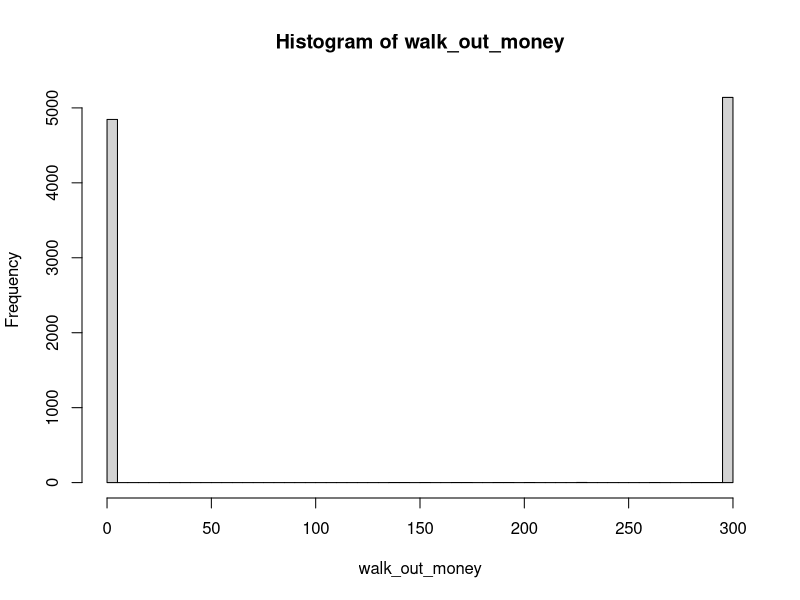
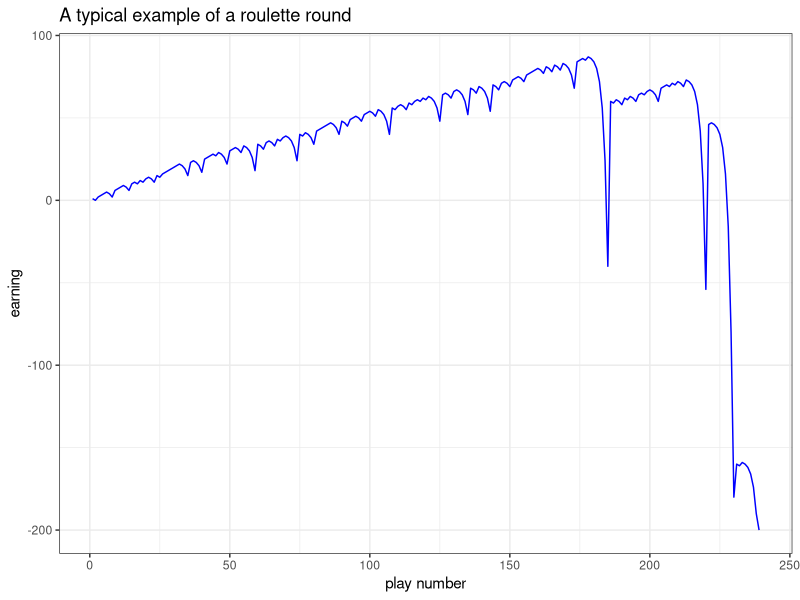

Write R code to recreate these figures, in order. (Note: a time limit stopped this script after it produced the figures.)
## ---- chunk 1
knitr::opts_chunk$set(echo=TRUE, warning=FALSE, message=FALSE, cache=TRUE)
## ---- chunk 2
library(tidyverse)
## ---- chunk 3
#' A single play of the Martingale strategy
#'
#' Takes a state list, spins the roulette wheel, returns the state list with updated values (for example, budget, plays, etc)
#' @param state A list with the following entries: 
#'   B              number, the budget
#'   W              number, the budget threshold for successfully stoping
#'   L              number, the maximum number of plays 
#'   M              number, the casino wager limit
#'   plays          integer, the number of plays executed
#'   previous_wager number, the wager in the previous play (0 at first play)
#'   previous_win   TRUE/FALSE, indicator if the previous play was a win (TRUE at first play)
#' @return The updated state list
one_play <- function(state){
  
    # Wager
    proposed_wager <- ifelse(state$previous_win, 1, 2*state$previous_wager)
    wager <- min(proposed_wager, state$M, state$B)
    
    # Spin of the wheel
    red <- rbinom(1,1,18/38)
    
    # Update state
    state$plays <- state$plays + 1
    state$previous_wager <- wager
    if(red){
      # WIN
      state$B <- state$B + wager
      state$previous_win <- TRUE
    }else{
      # LOSE
      state$B <- state$B - wager
      state$previous_win <- FALSE
    }
  state
}


#' Stopping rule
#'
#' Takes the state list and determines if the gambler has to stop
#' @param state A list.  See one_play
#' @return TRUE/FALSE
stop_play <- function(state){
  if(state$B <= 0) return(TRUE)
  if(state$plays >= state$L) return(TRUE)
  if(state$B >= state$W) return(TRUE)
  FALSE
}


#' Play roulette to either bankruptcy, success, or play limits
#'
#' @param B number, the starting budget
#' @param W number, the budget threshold for successfully stoping
#' @param L number, the maximum number of plays 
#' @param M number, the casino wager limit
#' @return A vector of budget values calculated after each play.
one_series <- function(
    B = 200
  , W = 300
  , L = 1000
  , M = 100
){

  # initial state
  state <- list(
    B = B
  , W = W
  , L = L
  , M = M
  , plays = 0
  , previous_wager = 0
  , previous_win = TRUE
  )
  
  # vector to store budget over series of plays
  budget <- rep(NA, L)
  
  # For loop of plays
  for(i in 1:L){
    new_state <- state %>% one_play
    budget[i] <- new_state$B
    if(new_state %>% stop_play){
      return(budget[1:i])
    }
    state <- new_state
  }
  budget    
}

# helper function
get_last <- function(x) x[length(x)] 


# Simulation
walk_out_money <- rep(NA, 10000)
play_length <- rep(NA, 10000)
for(j in seq_along(walk_out_money)){
  round <- one_series(B = 200, W = 300, L = 1000, M = 100)
  walk_out_money[j] <- round %>% get_last
  play_length[j] <- length(round) # calculating the length of wagers for each round
}

# Walk out money distribution
hist(walk_out_money, breaks = 100)

# Estimated probability of walking out with extra cash
mean(walk_out_money > 200)

# Estimated earnings
mean(walk_out_money - 200)

# Estimated number of plays 
mean(play_length) ## average number of plays
## ---- chunk 4
# Earnings
earning = one_series(B = 200, W = 300, L = 1000, M = 100) - 200
x = 1:length(earning)
new_df <- data.frame(x = x, earning = earning)
ggplot(new_df) + geom_line(aes(x = x, y = earning), color = 'blue') + labs(title = "A typical example of a roulette round", x = "play number") + theme_bw()
## ---- chunk 5
# Simulation
walk_out_money <- rep(NA, 5000)
for(j in seq_along(walk_out_money)){
  walk_out_money[j] <- one_series(B = 200, W = 300, L = 1000, M = 100) %>% get_last
}

# Walk out money distribution
hist(walk_out_money, breaks = 100)

# Estimated probability of walking out with extra cash
mean(walk_out_money > 200)

# Estimated earnings
mean(walk_out_money - 200)

# Simulation
walk_out_money2 <- rep(NA, 15000)
for(j in seq_along(walk_out_money2)){
  walk_out_money2[j] <- one_series(B = 200, W = 300, L = 1000, M = 100) %>% get_last
}

# Walk out money distribution
hist(walk_out_money2, breaks = 100)

# Estimated probability of walking out with extra cash
mean(walk_out_money2 > 200)

# Estimated earnings
mean(walk_out_money2 - 200)
